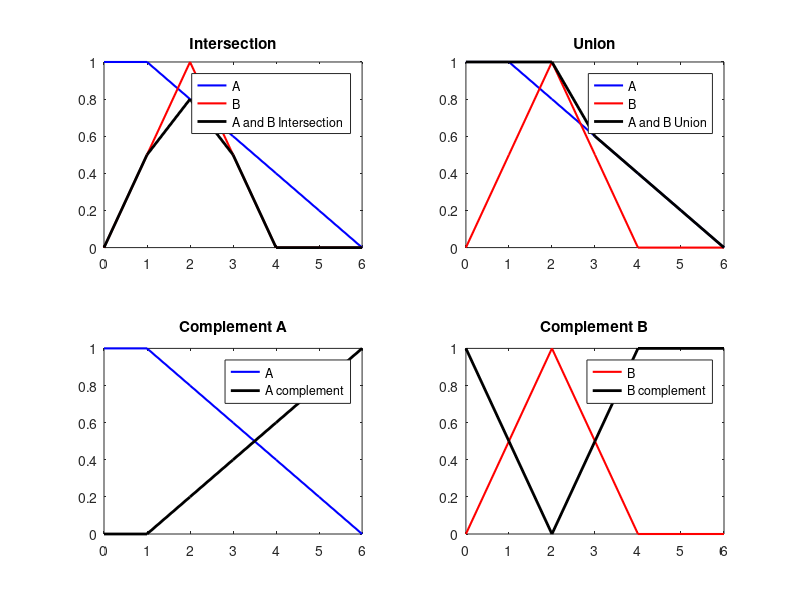

Recreate this plot in MATLAB.
A = [1,1,0.8,0.6,0.4,0.2,0];
B = [0,0.5,1,0.5,0,0,0];
X=0:6;


subplot(2,2,1)
plot(X,A,'b','Linewidth', 1.5)
hold on
plot(X,B,'r','Linewidth', 1.5)
plot(X,min(A,B),'k','Linewidth', 2)
legend({'A','B','A and B Intersection'},'Location','northeast')
title('Intersection')

subplot(2,2,2)
plot(X,A,'b','Linewidth', 1.5)
hold on
plot(X,B,'r','Linewidth', 1.5)
plot(X,max(A,B),'k','Linewidth', 2)
title('Union')
legend({'A','B','A and B Union'},'Location','northeast')


subplot(2,2,3)
plot(X,A,'b','Linewidth', 1.5)
hold on
plot(X,1-A,'k','Linewidth', 2)
title('Complement A')
legend({'A','A complement'},'Location','northeast')


subplot(2,2,4)
plot(X,B,'r','Linewidth', 1.5)
hold on
plot(X,1-B,'k','Linewidth', 2)
title('Complement B')
legend({'B','B complement'},'Location','northeast')

